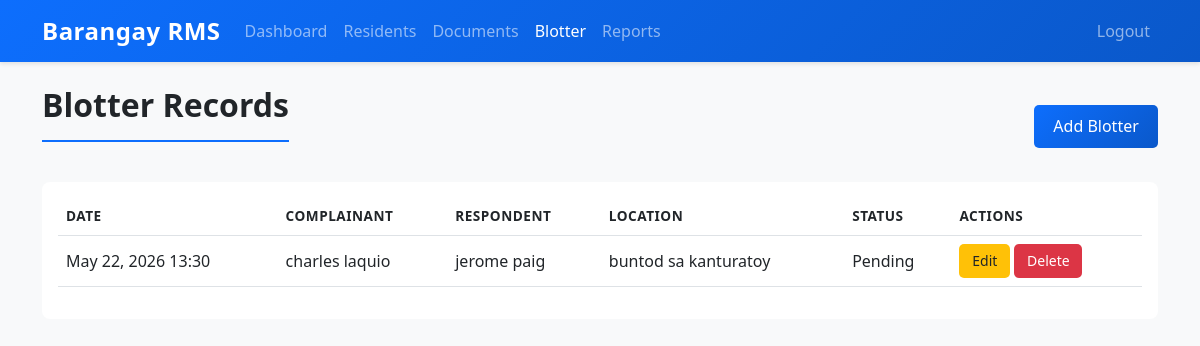
Page /pages/blotter.php (signed in) on the committed database.
### tables this page shows
CREATE TABLE `blotter` (
  `id` int(11) NOT NULL AUTO_INCREMENT,
  `incident_date` datetime NOT NULL,
  `description` text NOT NULL,
  `complainant` varchar(100) DEFAULT NULL,
  `respondent` varchar(100) DEFAULT NULL,
  `location` text DEFAULT NULL,
  `status` enum('Pending','Resolved','Dismissed') DEFAULT 'Pending',
  `resolution` text DEFAULT NULL,
  `created_at` timestamp NOT NULL DEFAULT current_timestamp(),
  `updated_at` timestamp NOT NULL DEFAULT current_timestamp() ON UPDATE current_timestamp(),
  PRIMARY KEY (`id`)
);

### includes/config.php (called while the page is built, shortened)
<?php
class MysqliResultWrapper {
    private $result;
    public function __construct($result) {
        $this->result = $result;
    }
    public function fetch_assoc() {
        return $this->result ? $this->result->fetch_assoc() : null;
    }
}
function query_helper($conn, $sql) {
    if ($conn instanceof PDO) {
        $stmt = $conn->query($sql);
        return new PDOResultWrapper($stmt);
    } else {
        $result = $conn->query($sql);
        return new MysqliResultWrapper($result);
    }
}
?>

### pages/blotter.php (the view, shortened to what this page needs)
<?php
require_once '../includes/config.php';
$result = query_helper($conn, "SELECT * FROM blotter ORDER BY incident_date DESC");
?>
<!DOCTYPE html>
<html lang="en">
<head>
    <link href="https://cdn.jsdelivr.net/npm/bootstrap@5.3.0/dist/css/bootstrap.min.css" rel="stylesheet">
    <link href="../assets/css/style.css" rel="stylesheet">
</head>
<body>
    <nav class="navbar navbar-expand-lg navbar-dark bg-primary">
        <div class="container">
            <a class="navbar-brand" href="dashboard.php">Barangay RMS</a>
            <div class="collapse navbar-collapse" id="navbarNav">
                <ul class="navbar-nav me-auto">
                    <li class="nav-item"><a class="nav-link" href="dashboard.php">Dashboard</a></li>
                    <li class="nav-item"><a class="nav-link" href="residents.php">Residents</a></li>
                    <li class="nav-item"><a class="nav-link" href="documents.php">Documents</a></li>
                    <li class="nav-item"><a class="nav-link active" href="blotter.php">Blotter</a></li>
                    <li class="nav-item"><a class="nav-link" href="reports.php">Reports</a></li>
                </ul>
                <ul class="navbar-nav">
                    <li class="nav-item"><a class="nav-link" href="logout.php">Logout</a></li>
                </ul>
            </div>
        </div>
    </nav>
    <div class="container mt-4">
        <div class="d-flex justify-content-between align-items-center mb-3">
            <h1>Blotter Records</h1>
            <a href="add_blotter.php" class="btn btn-primary">Add Blotter</a>
        </div>
        <div class="table-responsive">
            <table class="table table-hover align-middle">
                <thead>
                    <tr>
                        <th>Date</th>
                        <th>Complainant</th>
                        <th>Respondent</th>
                        <th>Location</th>
                        <th>Status</th>
                        <th>Actions</th>
                    </tr>
                </thead>
                <tbody>
                    <?php while ($row = $result->fetch_assoc()): ?>
                        <tr>
                            <td><?php echo date('M d, Y H:i', strtotime($row['incident_date'])); ?></td>
                            <td><?php echo htmlspecialchars($row['complainant']); ?></td>
                            <td><?php echo htmlspecialchars($row['respondent']); ?></td>
                            <td><?php echo htmlspecialchars($row['location']); ?></td>
                            <td><?php echo htmlspecialchars($row['status']); ?></td>
                            <td>
                                <a href="edit_blotter.php?id=<?php echo $row['id']; ?>" class="btn btn-sm btn-warning">Edit</a>
                                <a href="?delete=<?php echo $row['id']; ?>" class="btn btn-sm btn-danger" onclick="return confirm('Delete this blotter record?');">Delete</a>
                            </td>
                        </tr>
                    <?php endwhile; ?>
                </tbody>
            </table>
        </div>
    </div>
</body>
</html>

### assets/css/style.css (style rules this page uses)
:root { --primary-color: #0d6efd; --secondary-color: #6c757d; --success-color: #198754; --info-color: #0dcaf0; --warning-color: #ffc107; --danger-color: #dc3545; --light-color: #f8f9fa; --dark-color: #212529; }
body { font-family: 'Segoe UI', Tahoma, Geneva, Verdana, sans-serif; background-color: var(--light-color); color: var(--dark-color); }
.navbar { box-shadow: 0 2px 4px rgba(0,0,0,0.1); background: linear-gradient(135deg, #0d6efd 0%, #0a58ca 100%); }
.navbar-brand { font-weight: 600; font-size: 1.5rem; letter-spacing: 0.5px; }
.btn { border: none; border-radius: 5px; padding: 0.6rem 1.2rem; font-weight: 500; transition: all 0.2s; cursor: pointer; }
.btn-primary { background: linear-gradient(135deg, #0d6efd 0%, #0a58ca 100%); color: white; }
.btn-warning { background-color: #ffc107; color: #212529; }
.btn-danger { background-color: #dc3545; color: white; }
.btn-sm { padding: 0.4rem 0.8rem; font-size: 0.875rem; }
.table { border-collapse: collapse; background-color: white; }
.table thead { background-color: #f8f9fa; font-weight: 600; text-transform: uppercase; font-size: 0.85rem; letter-spacing: 0.5px; }
.table tbody tr { transition: background-color 0.2s; }
.table-responsive { border-radius: 5px; overflow: hidden; }
h1, h2, h3, h4, h5, h6 { color: var(--dark-color); font-weight: 600; margin-bottom: 1.5rem; }
h1 { font-size: 2rem; border-bottom: 2px solid var(--primary-color); padding-bottom: 1rem; }
.mt-4 { margin-top: 2rem; }
.mb-3 { margin-bottom: 1rem; }
.navbar-brand { font-weight: 700; }
.table-responsive { background: #ffffff; border-radius: 0.5rem; padding: 1rem; }

### rows in the picture
blotter: incident_date "May 22, 2026 13:30", complainant "charles laquio", respondent "jerome paig", location "buntod sa kanturatoy", status "Pending"
